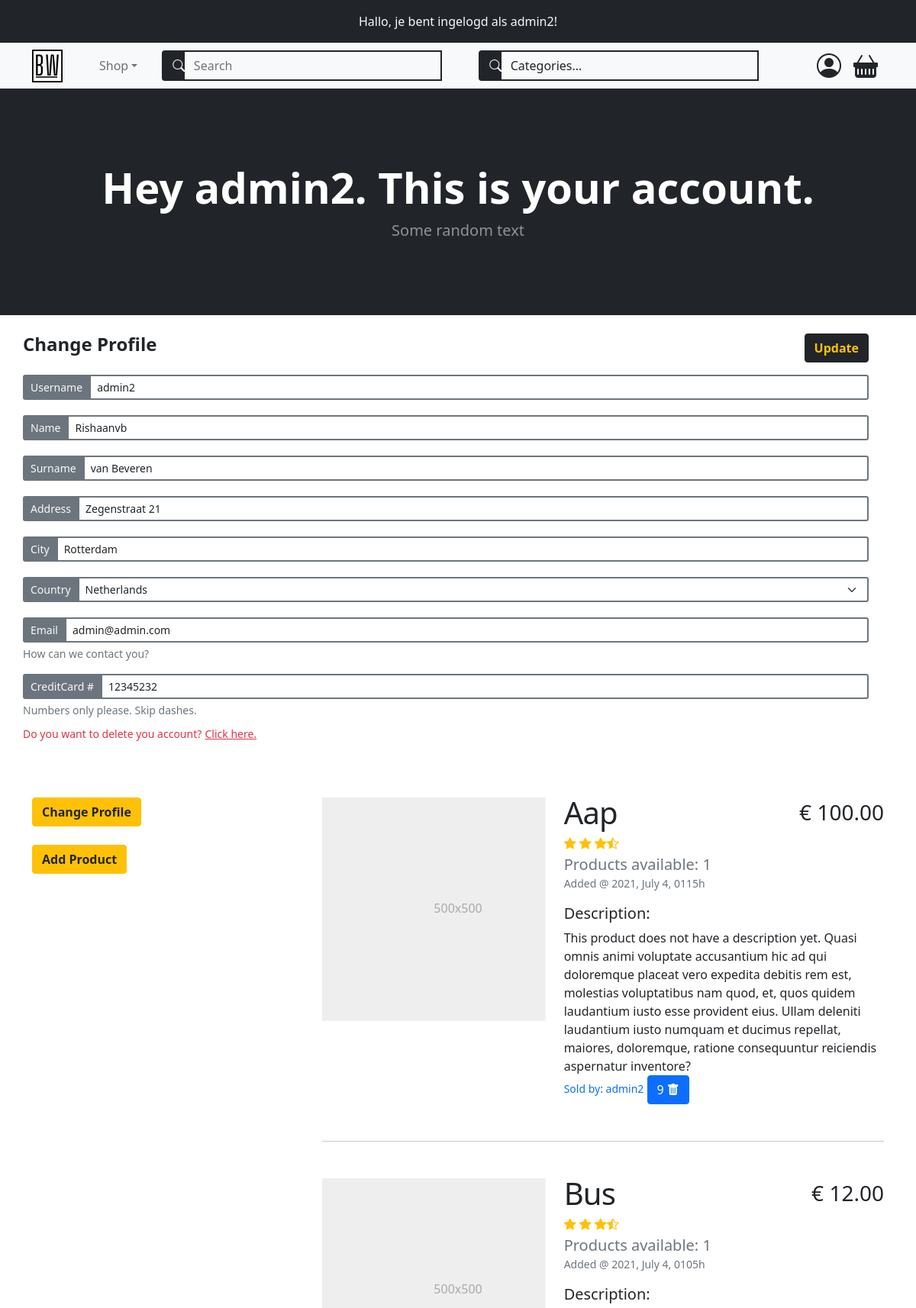
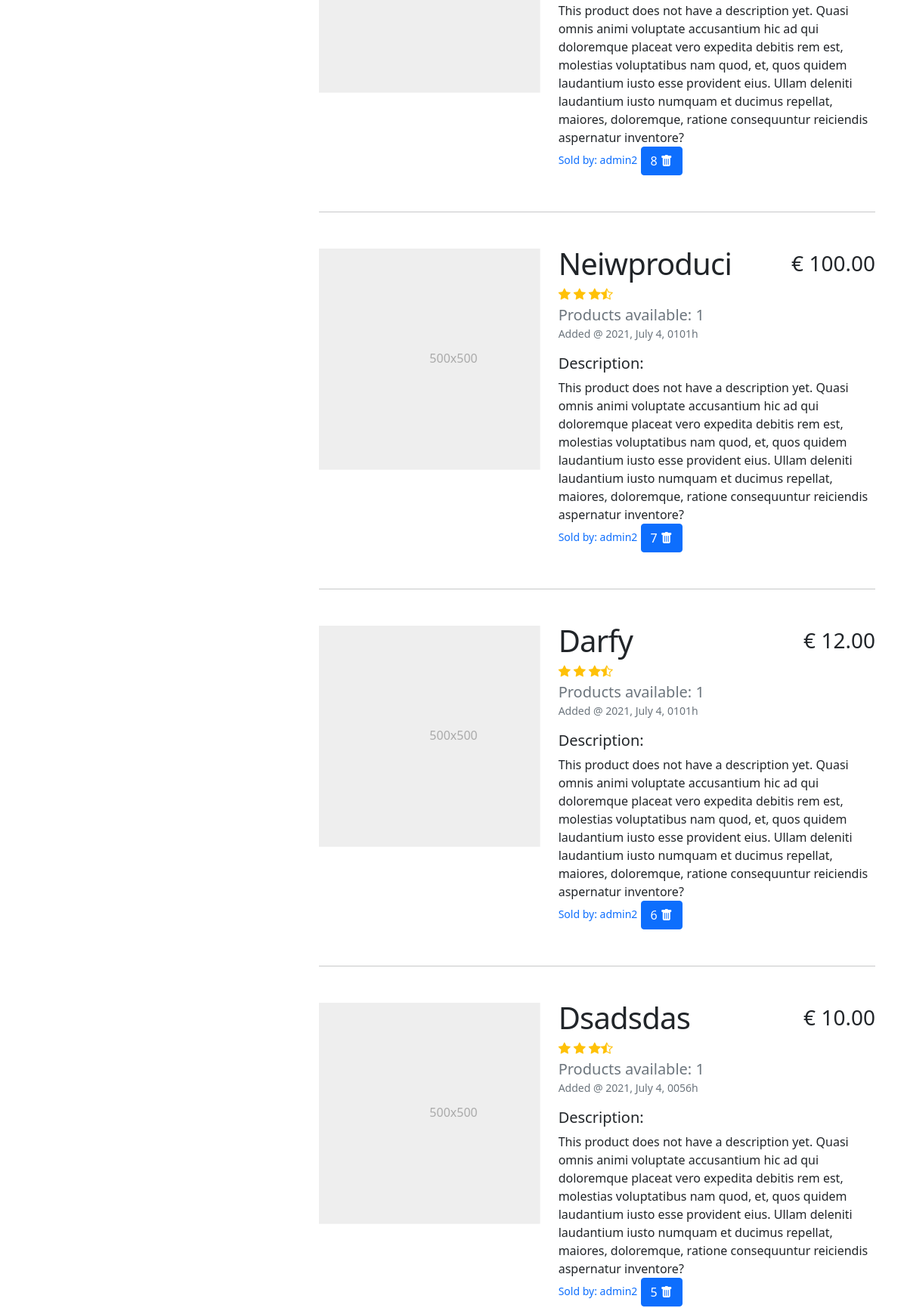
The page /account (signed in, upper part) on the database its author committed (2 pictures, top to bottom).
### models.py (models this page shows)
class BaseModel(db_wrapper.Model):
    class Meta:
        database = db

class User(BaseModel, UserMixin):
    first_name = CharField(index=True, max_length=30, null=True)
    last_name = CharField(max_length=120, null=True)
    address = CharField(max_length=200, null=True)
    city = CharField(max_length=50, null=True)
    country = CharField(max_length=50, null=True)
    cc_number = IntegerField(unique=True, null=True)
    username = CharField(index=True, max_length=30, unique=True)
    email = CharField(index=True, max_length=50, unique=True)
    password = CharField(max_length=20)

class Product(BaseModel):
    name = CharField(max_length=50)
    description = TextField(null=True)
    price_per_unit = DecimalField(
        constraints=[Check("price_per_unit >= 0")],
        decimal_places=2,
        auto_round=True,
        null=True,
        default=0,
        max_digits=10,
    )
    stock = IntegerField(default=1)
    owner = ForeignKeyField(User, backref="products")
    date_posted = DateTimeField(formats="%Y-%m-%d %H:%M", default=datetime.now())

### routes.py (the view)
@app.route("/account", methods=["GET", "POST"])
@login_required
def account():
    products = list_user_products(current_user.id)
    update_account_form = UpdateAccountForm(country=current_user.country)
    add_product_form = AddProductForm()
    search_term_form = SearchByTermForm()
    search_tag_form = SearchByTagForm()
    search_tag_form.search_tag.choices = get_alpha_tag_names()
    banner_info = f"Hey {current_user.username}. This is your account."
    return render_template(
        "account.html",
        title="Account",
        add_product_form=add_product_form,
        update_account_form=update_account_form,
        search_term_form=search_term_form,
        search_tag_form=search_tag_form,
        banner_info=banner_info,
        products=products,
    )

### forms.py (shortened to what this page needs)
class UpdateAccountForm(FlaskForm):
    first_name = StringField("Name", validators=[DataRequired(), Length(min=2, max=30)])
    last_name = StringField(
        "Surname", validators=[InputRequired(), Length(min=2, max=120)]
    )
    address = StringField(
        "Address", validators=[InputRequired(), Length(min=8, max=200)]
    )
    city = StringField("City", validators=[InputRequired(), Length(min=2, max=50)])
    country = SelectField(
        "Country",
        choices=["...", "Netherlands", "Belgium", "Germany", "France", "Other"],
        validators=[InputRequired()],
    )
    cc_number = IntegerField("Credit Card Number", validators=[InputRequired()])
    username = StringField(
        "Username",
        validators=[InputRequired(), Length(min=5, max=25)],
    )
    email = StringField("Email", validators=[InputRequired(), Length(max=50), Email()])
    update = SubmitField("Update")

class AddProductForm(FlaskForm):
    name = StringField("Name", validators=[InputRequired(), Length(max=50)])
    description = TextAreaField("Description", validators=[Length(max=50)])
    price_per_unit = DecimalField("Price", places=2, validators=[InputRequired()])
    stock = SelectField(
        "Amount to add",
        choices=[num for num in range(1, 11)],
        validators=[InputRequired()],
    )
    tags = StringField("Create Your Tag", validators=[InputRequired()])
    add_product = SubmitField("Add")

### main.py (called while the page is built)
def list_user_products(user_id) -> list[Product]:
    user_products = (
        Product.select()
        .join(User)
        .where(Product.owner == user_id)
        .order_by(Product.id.desc())
    )
    return user_products

def get_alpha_tag_names() -> tuple[Tag]:
    tags = Tag.select().order_by(Tag.name)
    tag_list = [(tag.name, tag.name) for tag in tags]
    tag_list.insert(0, (None, "Categories..."))
    return tag_list

### routes.py (called while the page is built)
@app.context_processor
def string_to_date_to_string():
    def format_string(date_str):
        format = "%Y-%m-%d %H:%M:%S.%f"
        dt_object = datetime.strptime(date_str, format)
        format = "%Y, %B %w, %H%Mh"
        dt_string = dt_object.strftime(format)
        return dt_string
    return dict(format_string=format_string)

@login_manager.user_loader
def load_user(user_id):
    return User.get_by_id(user_id)

### templates/account.html (shortened to what this page needs)
{% extends 'base.html' %}
{% block content %} {% macro with_errors(field) %} {% if field.errors %} {% set
css_class = 'form-control form-control-lg is-invalid ' + kwargs.pop('class', '')
%} {{ field(class=css_class, **kwargs) }}
<div class="invalid-feedback">
  {% for error in field.errors %}
  <small>{{ error|e }}</small>
  {% endfor %}
</div>
{% else %} {{ field(**kwargs) }} {% endif %} {% endmacro %}
{% macro account_form_group(name="", input="", col=12, value="", textinfo="",
class="form-control border border-2 border-secondary") %}
<div class="form-group col-md-{{col}}">
  <div class="input-group input-group-sm">
    <span
      class="
        input-group-text
        bg-secondary
        text-light
        border border-2 border-secondary
      "
      >{{name}}
    </span>
    {{with_errors(input, class=class, value=value) }}
  </div>
  <div class="form-text">{{textinfo}}</div>
</div>
{% endmacro %}
<div class="container p-0 py-4 mx-auto">
  <form
    action="{{url_for('update_account')}}"
    method="POST"
    enctype="multipart/form-data"
    class="row g-3 me-4"
  >
    <div class="d-flex justify-content-between">
      <h4 class="mb-2 fw-bolder">Change Profile</h4>
      <span class="form-group" role="button">
        {{ update_account_form.update(class="btn btn-dark text-warning
        fw-bolder") }}
      </span>
    </div>
    {{account_form_group(input=update_account_form.username, name="Username",
    value=current_user.username)}}
    {{account_form_group(input=update_account_form.first_name, name="Name",
    value=current_user.first_name)}}
    {{account_form_group(input=update_account_form.last_name, name="Surname",
    value=current_user.last_name)}}
    {{account_form_group(input=update_account_form.address, name="Address",
    value=current_user.address)}}
    {{account_form_group(input=update_account_form.city, name="City",
    value=current_user.city)}}
    {{account_form_group(input=update_account_form.country, name="Country",
    class="form-control form-select border border-2 border-secondary")}}
    {{account_form_group(input=update_account_form.email, name="Email",
    value=current_user.email, textinfo="How can we contact you?")}}
    {{account_form_group(input=update_account_form.cc_number, name="CreditCard
    #", value=current_user.cc_number, textinfo="Numbers only please. Skip
    dashes.")}}
  </form>
  <div class="mt-2">
    <small class="text-danger">Do you want to delete you account?</small>
    <small
      type="button"
      class="text-danger text-decoration-underline"
      data-bs-toggle="modal"
      data-bs-target="#deleteAccountModal"
    >
      Click here.
    </small>
  </div>
</div>
<div class="container mb-3">
  <div class="row">
    <div class="col-lg-4 mt-4">
      <div class="position-sticky mt-4 container p-0" style="top: 6rem">
        <div class="mb-4">
          <button
            id="collapseProfileBtn"
            class="btn btn-warning text-dark fw-bolder"
            type="button"
            data-bs-toggle="collapse"
            data-bs-target="#collapseProfileForm"
            aria-expanded="false"
            aria-controls="collapseProfileForm"
          >
            Change Profile
          </button>
        </div>
        <div>
          <button
            id="collapseProductBtn"
            class="btn btn-warning text-dark fw-bolder"
            type="button"
            data-bs-toggle="collapse"
            data-bs-target="#collapseProductForm"
            aria-expanded="false"
            aria-controls="collapseProductForm"
          >
            Add Product
          </button>
        </div>
      </div>
    </div>
    <div class="col-lg-8 container ms-0">
       {% include "featurette_product.html" %}
    </div>
  </div>
</div>
{% endblock content %}

### templates/base.html (shortened to what this page needs)
<!DOCTYPE html>
<html lang="en">
  <head>
    <link
      href="https://cdn.jsdelivr.net/npm/bootstrap@5.0.2/dist/css/bootstrap.min.css"
      rel="stylesheet"
    />
    <link
      href="{{url_for('static', filename='styles.css')}}"
      rel="stylesheet"
    />
    <link
      href="https://cdn.jsdelivr.net/npm/bootstrap-icons@1.5.0/font/bootstrap-icons.css"
      rel="stylesheet"
    />
  </head>
  <body>
    {% if current_user.is_authenticated %}
    <div class="bg-dark">
      <p class="container text-light text-center py-3 my-0">
        Hallo, je bent ingelogd als {{ current_user.username }}!
      </p>
    </div>
    {%endif %}
    {% include "navbar.html" %}
    {% block header%}
    <header class="bg-dark py-5">
      <div class="container px-4 px-lg-5 my-5">
        <div class="text-center text-white">
          {% if banner_info %}
          <h1 class="display-4 fw-bolder font">{{ banner_info }}</h1>
          {% else %}
          <h1 class="display-4 fw-bolder font">Shop in Style</h1>
          {% endif %}
          <p class="lead fw-normal text-white-50 mb-0">Some random text</p>
        </div>
      </div>
    </header>
    {% endblock header %}
     {% block content%} {% endblock content %}
  </body>
</html>

### templates/featurette_product.html (shortened to what this page needs)
{% for product in products %}
<div class="row featurette mt-5">
  <div class="col-md-7 order-md-2">
    <div class="d-flex justify-content-between align-items-center">
      <h1 class="featurette-heading text-capitalize mt-0">{{product.name}}</h1>
      <h3>€ {{ "%.2f"|format(product.price_per_unit) }}</h3>
    </div>
    <div class="d-flex text-warning">
      <i class="bi bi-star-fill"></i>
      <i class="bi bi-star-fill mx-1"></i>
      <i class="bi bi-star-fill"></i>
      <i class="bi bi-star-half"></i>
    </div>
    <h5 class="text-muted my-0 mt-1">Products available: {{product.stock}}</h5>
    <small class="text-muted"
      >Added @ {{format_string(product.date_posted)}}</small
    >
    <h6 class="lead featurette-description mt-3">Description:</h6>
    <p class="m-0">
      {{product.description}} {% if product.description%} {% else%} This product
      does not have a description yet. Quasi omnis animi voluptate accusantium
      hic ad qui doloremque placeat vero expedita debitis rem est, molestias
      voluptatibus nam quod, et, quos quidem laudantium iusto esse provident
      eius. Ullam deleniti laudantium iusto numquam et ducimus repellat,
      maiores, doloremque, ratione consequuntur reiciendis aspernatur inventore?
      {% endif%}
    </p>
    <small class="mt-2 text-primary" style="font-weight: 500"
      >Sold by: {{product.owner.username}}</small
    >
    <button
      type="button"
      class="btn btn-primary"
      data-bs-toggle="modal"
      data-bs-target="#deleteProductModal{{product.id}}"
    >
      {{product.id}}
      <i class="bi bi-trash-fill"></i>
    </button>
  </div>
  <div class="col-md-5 order-md-1">
    <svg
      class="
        bd-placeholder-img bd-placeholder-img-lg
        featurette-image
        img-fluid
        mx-auto
      "
      width="500"
      height="500"
      xmlns="http://www.w3.org/2000/svg"
      role="img"
      aria-label="Placeholder: 500x500"
      preserveAspectRatio="xMidYMid slice"
      focusable="false"
    >
      <title>{{product.name}}</title>
      <rect width="100%" height="100%" fill="#eee" />
      <text x="50%" y="50%" fill="#aaa" dy=".3em">500x500</text>
    </svg>
  </div>
</div>
<hr class="featurette-divider" />
{% endfor %}

### static/styles.css (style rules this page uses)
.featurette-divider { margin: 3rem 0; }
.featurette-heading { font-weight: 400; line-height: 1; letter-spacing: -0.05rem; }
@media (min-width: 40em) { .featurette-heading { font-size: 40px; } }
@media (min-width: 40em) { .featurette-description { font-size: 20px; } }
@media (min-width: 62em) { .featurette-heading { margin-top: 1rem; } }

### rows shown on the page
User: username "admin2", first_name "Rishaanvb", last_name "van Beveren", address "Zegenstraat 21", city "Rotterdam", country "Netherlands", email "admin@admin.com", cc_number "12345232"
Product: name "Aap", price_per_unit "100.00", stock "1", date_posted "2021, July 4, 0115h", owner.username "admin2", id "9"
Product: name "Bus", price_per_unit "12.00", stock "1", date_posted "2021, July 4, 0105h", owner.username "admin2", id "8"
Product: name "Neiwproduci", price_per_unit "100.00", stock "1", date_posted "2021, July 4, 0101h", owner.username "admin2", id "7"
Product: name "Darfy", price_per_unit "12.00", stock "1", date_posted "2021, July 4, 0101h", owner.username "admin2", id "6"
Product: name "Dsadsdas", price_per_unit "10.00", stock "1", date_posted "2021, July 4, 0056h", owner.username "admin2", id "5"

### other values the page prints
{{ banner_info }} "Hey admin2. This is your account."
{{ name }} "Username Name Surname Address City Country Email CreditCard #"
{{ textinfo }} "How can we contact you? Numbers only please. Skip dashes."
